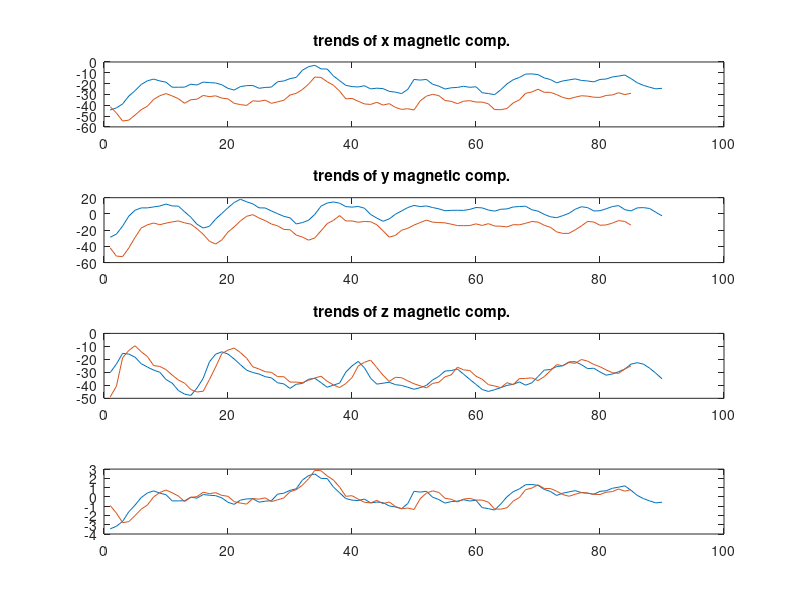

MATLAB code to generate this figure: (Note: this script raises an error after producing the figure.)
% x = -pi:0.01:pi;
% % conv(sin(x),cos(x))
% % plot(conv(sin(x),cos(x)))
% 
% 
% [C1,lag1] = xcorr(cos(x),sin(x)); 
% % figure
% % ax(1) = subplot(2,1,1); 
% plot(0,C1,'k')
% ylabel('Amplitude')

clc,clf, clear, close all

load('mats/rotated_magnetic_field.mat')

std_C = stdfilt(C(1,:));
[~,maxI] = max(std_C);


title_idx = 'xyz';
figure
for i=1:3
    x = C(i,1:90);
    y = C(i,100:end);

    subplot(4,1,i)
    plot(x)
    hold on
    plot(fliplr(y))
    title(sprintf('trends of %s magnetic comp. ',title_idx(i)));
    hold off
end
 
x = C(1,1:90);
y = C(1,100:end);

% R_xy = ifft(fft(x,length(x)) * conj(fft(y,length(y))))
% [C1,lag1] = xcorr(x,y);
subplot(414)
plot(zscore(x))
hold on 
plot(fliplr(zscore(y)))
hold off
% plot(lag1, C1);

set(gcf,'units','points','position',[500,500,1000,600])
sdf(gcf,'sj2')
%%
fun = @(X) dtw(x,fliplr(y)+X);
opt_arg = fminsearch(fun,0);
figure
dtw(x,fliplr(y)+opt_arg)
set(gcf,'units','points','position',[500,500,1000,600])
sdf(gcf,'sj2')